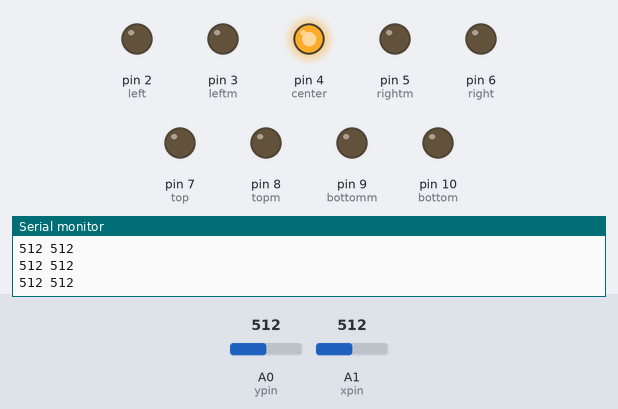
Simulated run of this sketch. Board: Arduino Uno, built with avr-gcc and run on an emulated ATmega328P. On the bench: output pins drawn as LEDs (lit = HIGH), the last lines printed to the serial monitor. The test bench sets the inputs (shaded band); at power-on: A0 (ypin) = 512, A1 (xpin) = 512.

Above: at 1.2 s.
1.3 s: A0 (ypin) set to 534
At 1.7 s:
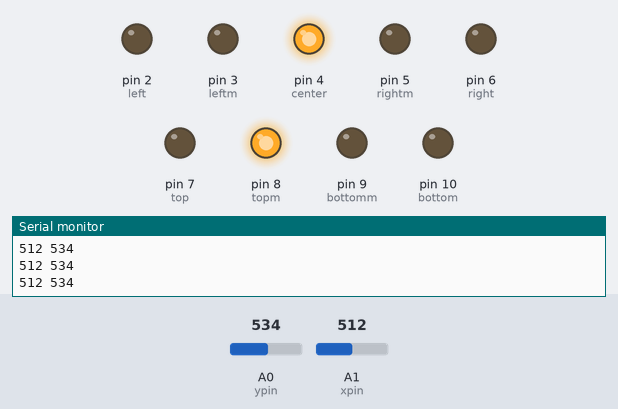
2.8 s: A1 (xpin) set to 535
At 4.0 s:
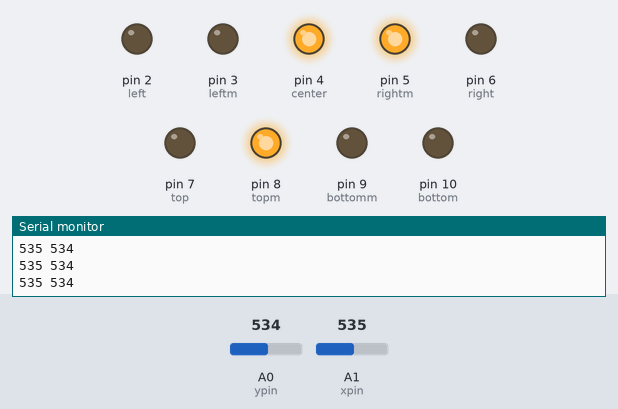
4.3 s: A0 (ypin) set to 0
At 4.9 s:
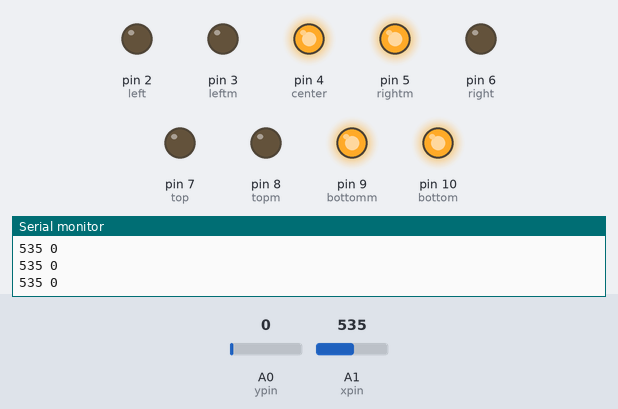
5.8 s: A1 (xpin) set to 511
At 6.1 s:
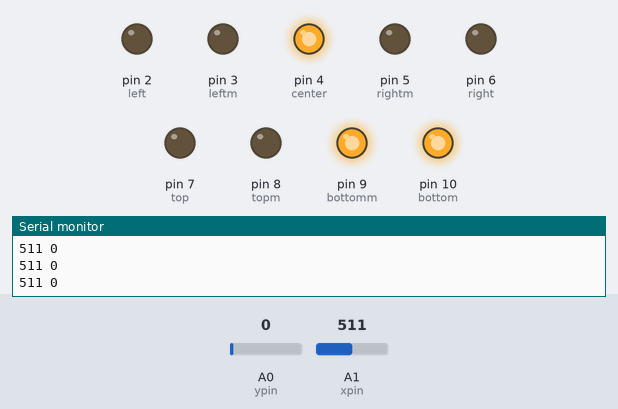
7.3 s: A0 (ypin) set to 46
10.3 s: A0 (ypin) set to 53
At 10.8 s:
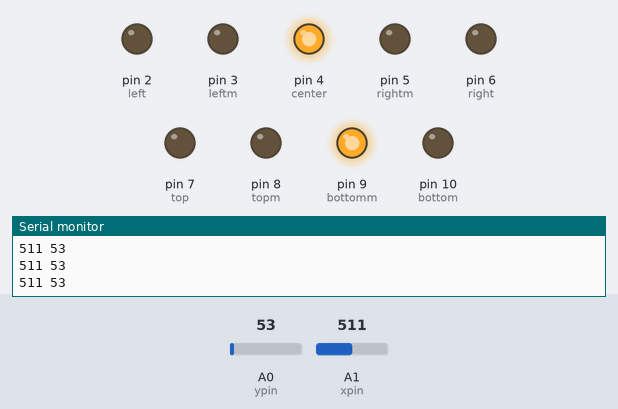
Timing chart, 0 to 12.8 s (numbered marks = the images above; inputs shaded):
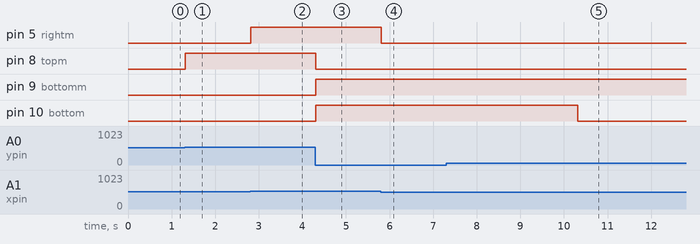

The sketch:

Joystick.ino
```cpp
int xpin = 1;
int ypin = 0;
int left = 2;
int leftm = 3;
int center = 4;
int rightm = 5;
int right = 6;
int top = 7;
int topm = 8;
int bottomm = 9;
int bottom = 10;

void setup() {
  // put your setup code here, to run once:
  pinMode(xpin, INPUT);
  pinMode(ypin, INPUT);
  pinMode(left, OUTPUT);
  pinMode(leftm, OUTPUT);
  pinMode(center, OUTPUT);
  pinMode(rightm, OUTPUT);
  pinMode(right, OUTPUT);
  pinMode(top, OUTPUT);
  pinMode(topm, OUTPUT);
  pinMode(bottomm, OUTPUT);
  pinMode(bottom, OUTPUT);
  Serial.begin(9600);
  digitalWrite(center, HIGH);
}

void loop() {
  // put your main code here, to run repeatedly:
  int xval;
  int yval;
  xval = analogRead(xpin);
  yval = analogRead(ypin);
  Serial.print(xval);
  Serial.print(" ");
  Serial.println(yval);

  if(yval>520) {
    digitalWrite(topm, HIGH);
  }
  else {
    digitalWrite(topm, LOW);
  }
  if(yval>1000) {
    digitalWrite(top, HIGH);
  }
  else {
    digitalWrite(top, LOW);
  }
  if(yval<510) {
    digitalWrite(bottomm, HIGH);
  }
  else {
    digitalWrite(bottomm, LOW);
  }
  if(yval < 50) {
    digitalWrite(bottom, HIGH);
  }
  else {
    digitalWrite(bottom, LOW);
  }
  if(xval>520) {
    digitalWrite(rightm, HIGH);
  }
  else {
    digitalWrite(rightm, LOW);
  }
  if(xval>1000) {
    digitalWrite(right, HIGH);
  }
  else {
    digitalWrite(right, LOW);
  }
  if(xval<510) {
    digitalWrite(leftm, HIGH);
  }
  else {
    digitalWrite(leftm, LOW);
  }
  if(xval < 50) {
    digitalWrite(left, HIGH);
  }
  else {
    digitalWrite(left, LOW);
  }
}
```

Measured:
- the behaviour switches between 520 and 521 on A0 (ypin) (found by bisection; images 0 and 1)
- the behaviour switches between 520 and 521 on A1 (xpin) (found by bisection; images 1 and 2)
- the behaviour switches between 49 and 50 on A0 (ypin) (found by bisection; images 4 and 5)
- after the input at 1.3 s, pin 8 (topm): LOW → HIGH at once
- after the input at 2.8 s, pin 5 (rightm): LOW → HIGH at once
- after the input at 4.3 s, pin 8 (topm): HIGH → LOW at once; pin 9 (bottomm), pin 10 (bottom): LOW → HIGH at once
- after the input at 5.8 s, pin 5 (rightm): HIGH → LOW at once
- after the input at 10.3 s, pin 10 (bottom): HIGH → LOW at once
